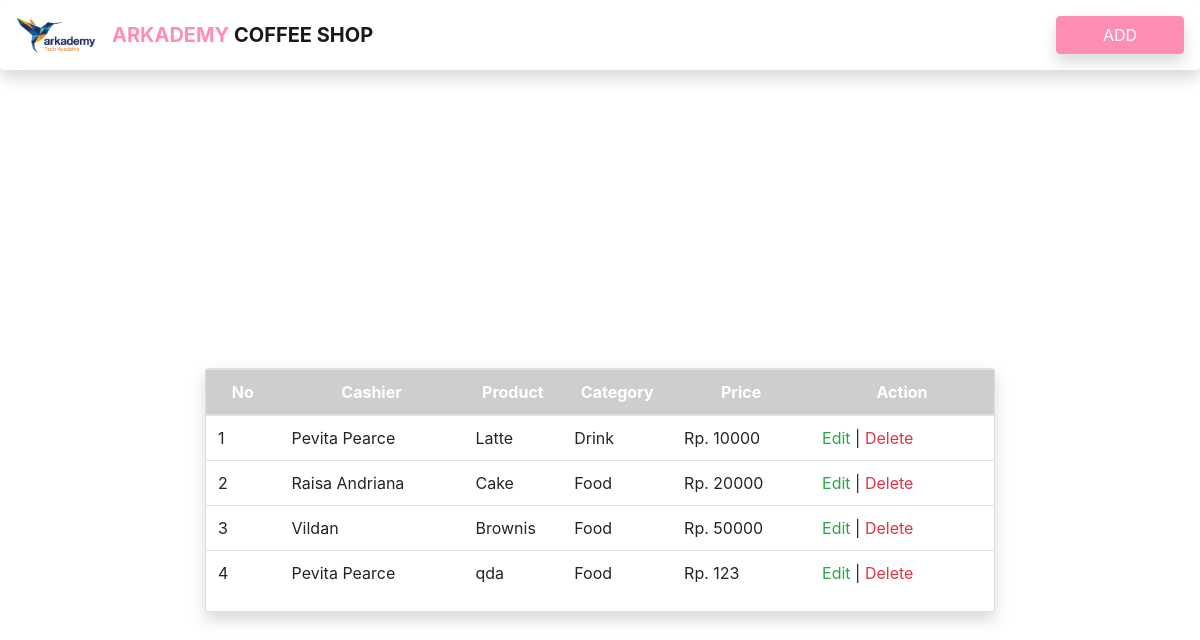
Screenshot of /soal6/6C/index.php with the database file from the repository.
### tables this page shows
CREATE TABLE `product` (
  `id_product` int(11) NOT NULL,
  `product` varchar(15) NOT NULL,
  `price` int(11) NOT NULL,
  `id_category` int(11) NOT NULL,
  `id_cashier` int(11) NOT NULL
);

CREATE TABLE `cashier` (
  `id_cashier` int(11) NOT NULL,
  `name` varchar(20) NOT NULL
);

CREATE TABLE `category` (
  `id_category` int(11) NOT NULL,
  `category` varchar(20) NOT NULL
);

### soal6/6C/index.php (the view, shortened to what this page needs)
  <head>
    <link rel="stylesheet" type="text/css" href="assets/css/bootstrap.min.css">
    <link rel="stylesheet" type="text/css" href="assets/css/custom.css">
    <link rel="stylesheet" type="text/css" href="assets/fa/css/all.css">
  </head>
  <body>
    <nav class="navbar sticky-top navbar-expand-lg navbar-light bg-light shadow bg-white rounded">
        <a class="navbar-brand" href="#" >
            <img src="assets/img/logo-arka.png" width="80" class="d-inline-block align-top" alt="">
        </a>
        <div class="collapse navbar-collapse" id="navbarText">
            <span class="navbar-brand mb-0 h1 font-weight-bold"><span style="color: #ff8fb2">ARKADEMY</span> COFFEE SHOP</span>
            <span class="navbar-text">
                <button type="button" class="btn btn-primary custom-btn shadow rounded" style="width: 8rem;" data-toggle="modal" data-target="#addModal">
                ADD
                </button>
            </span>
        </div>
    </nav>
    <div class="row h-100 justify-content-center align-items-center">
        <div class="col-md-8">
            <div class="card shadow rounded" style="margin-top:80px; margin-bottom:40px">
                <div class="table-responsive">
                    <table class="table">
                        <thead class="text-center">
                            <tr>
                                <th style="width: 8%;">No</th>
                                <th style="width: 20%;">Cashier</th>
                                <th style="width: 10%;">Product</th>
                                <th style="width: 10%;">Category</th>
                                <th style="width: 15%;">Price</th>
                                <th style="width: 20%;">Action</th>
                            </tr>
                        </thead>
                        <tbody id="data">
                           <?php
                            $host = "localhost";
                            $username = "root";
                            $password = "";
                            $db = "arkademy";
                            $connection = mysqli_connect($host,$username,$password,$db);
                            $no=1;
                            $sql = mysqli_query($connection,"SELECT * FROM product INNER JOIN cashier ON product.id_cashier = cashier.id_cashier INNER JOIN category on product.id_category = category.id_category ");
                            while($rs=mysqli_fetch_array($sql)){ ?>
                        <tr>
                            <td style="width: 8%;" scope="row"><?= $no++; ?></td>
                            <td style="width: 20%;"><?= $rs['name'] ?></td>
                            <td style="width: 10%;"><?= $rs['product'] ?></td>
                            <td style="width: 10%;"><?= $rs['category'] ?></td>
                            <td style="width: 15%;">Rp. <?= $rs['price'] ?></td>
                            <td style="width: 20%;"><a href="#" class="text-success" data-toggle="modal" data-target="#edit" data-id="<?= $rs['id_product'] ?>" data-product="<?= $rs['product'] ?>" data-cashier="<?= $rs['name'] ?>" data-category="" data-price="<?= $rs['price'] ?>" >Edit</a> | <a href="#" class="text-danger" onclick="hapus()">Delete</a></td>
                        </tr>
                    <?php
                    }
                    ?>
</tbody>
                    </table>
                </div>
            </div>
        </div>
    </div>
  </body>
</html>

### soal6/6C/assets/css/custom.css (style rules this page uses)
.btn-primary.custom-btn { background-color: #ff8fb2; border-color: #ff8fb2; }
th { background-color: #cecece; color: white; }

### rows the page displays
product: id_cashier.name "Pevita Pearce", product "Latte", id_category.category "Drink", price "10000"
product: id_cashier.name "Raisa Andriana", product "Cake", id_category.category "Food", price "20000"
product: id_cashier.name "Vildan", product "Brownis", id_category.category "Food", price "50000"
product: id_cashier.name "Pevita Pearce", product "qda", id_category.category "Food", price "123"
